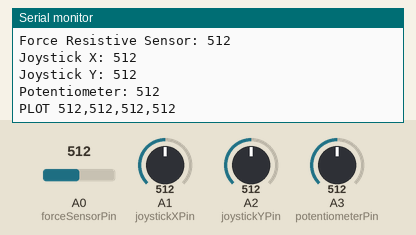
This sketch was run on a simulated Arduino Mega 2560, built with avr-gcc and run on an emulated ATmega2560. On the bench: the last lines printed to the serial monitor. Inputs (shaded band) come from the test bench; at power-on: A0 (forceSensorPin) = 512, A1 (joystickXPin) = 512, A2 (joystickYPin) = 512, A3 (potentiometerPin) = 512.

Above: at 1.2 s.
1.3 s: A0 (forceSensorPin) set to 105
At 1.8 s:
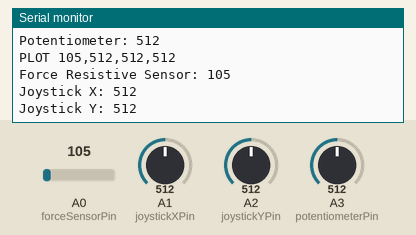
4.3 s: A0 (forceSensorPin) set to 94
At 5.3 s:
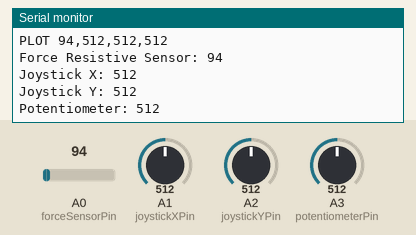
5.8 s: A1 (joystickXPin) set to 110
At 6.9 s:
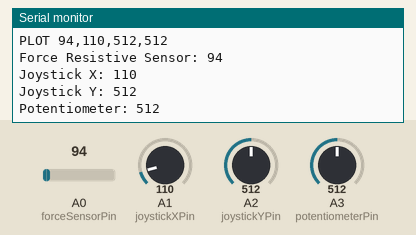
7.3 s: A1 (joystickXPin) set to 94
At 8.1 s:
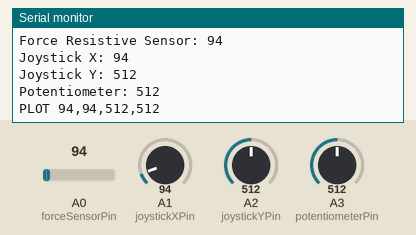
10.3 s: A2 (joystickYPin) set to 105
At 11.3 s:
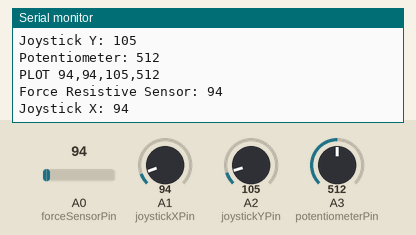
13.3 s: A2 (joystickYPin) set to 90
At 14.4 s:
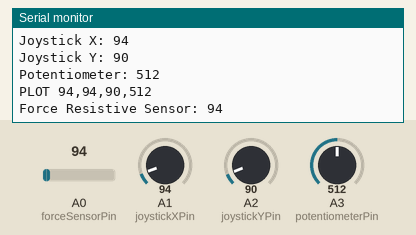
Timing chart, 0 to 15.8 s (numbered marks = the images above; inputs shaded):
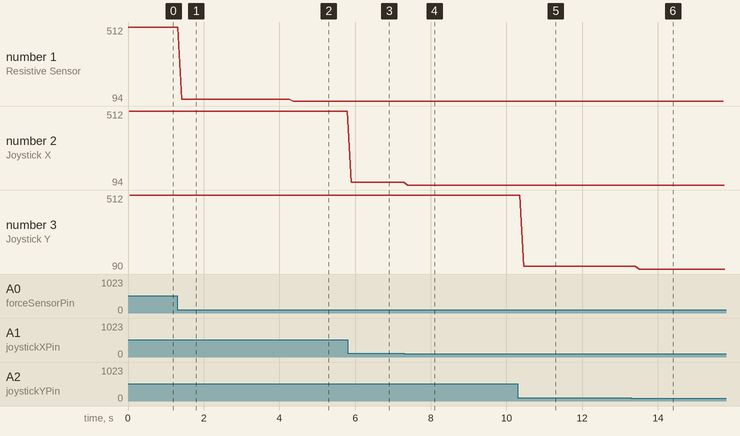

Measured:
- the behaviour switches between 100 and 99 on A0 (forceSensorPin) (found by bisection; images 1 and 2)
- the behaviour switches between 100 and 99 on A1 (joystickXPin) (found by bisection; images 3 and 4)
- the behaviour switches between 100 and 99 on A2 (joystickYPin) (found by bisection; images 5 and 6)
- after the input at 1.3 s, the serial monitor: prints a new line after 0.12 s (image 1)
- after the input at 4.3 s, the serial monitor: prints a new line after 0.07 s (image 2)
- after the input at 5.8 s, the serial monitor: prints a new line after 0.10 s (image 3)
- after the input at 7.3 s, the serial monitor: prints a new line after 0.10 s (image 4)
- after the input at 10.3 s, the serial monitor: prints a new line after 0.16 s (image 5)
- after the input at 13.3 s, the serial monitor: prints a new line after 0.21 s (image 6)

The sketch:

sensor_test.ino
```cpp
// Done on an Arduino Mega R3 Board
// To use in conjunction with python
// Define sensor pins
const int forceSensorPin = A0;
const int joystickXPin = A1;
const int joystickYPin = A2;
const int potentiometerPin = A3;

void setup() {
  Serial.begin(9600);
}

void loop() {
  // Read values from sensors
  int forceSensorValue = analogRead(forceSensorPin);
  int joystickXValue = analogRead(joystickXPin);
  int joystickYValue = analogRead(joystickYPin);
  int potentiometerValue = analogRead(potentiometerPin);

  // Print sensor values to serial monitor
  Serial.print("Force Resistive Sensor: ");
  Serial.println(forceSensorValue);

  Serial.print("Joystick X: ");
  Serial.println(joystickXValue);

  Serial.print("Joystick Y: ");
  Serial.println(joystickYValue);

  Serial.print("Potentiometer: ");
  Serial.println(potentiometerValue);

  // Send data to serial plotter
  Serial.print("PLOT ");
  Serial.print(forceSensorValue);
  Serial.print(",");
  Serial.print(joystickXValue);
  Serial.print(",");
  Serial.print(joystickYValue);
  Serial.print(",");
  Serial.println(potentiometerValue);

  // Add a delay for readability
  delay(5);
}
```
